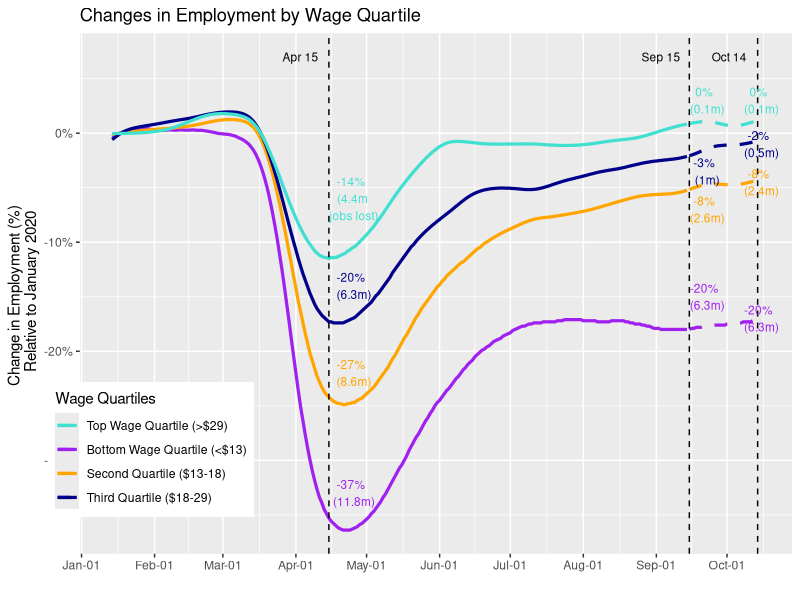

This figure's R source:
## ---- chunk 1
knitr::opts_chunk$set(echo = TRUE)
## ---- chunk 2
library(ggplot2)
library(dplyr)
library(scales)
## ---- chunk 3
emp_df <- read.csv("Employment - National - Daily.csv")

emp_df$date <- as.Date(with(emp_df, paste(year, month, day,sep="-")), "%Y-%m-%d")

emp_df <- emp_df %>%
  filter(date <= "2020-10-15")

ggplot() +
  geom_line(data=filter(emp_df, date < "2020-09-15"),
            aes(x=date, y=emp_combined_inclow, colour="emp_combined_inclow"),
            size=1.1) +
  geom_line(data=filter(emp_df, date >= "2020-09-15"),
            aes(x=date, y=emp_combined_inclow, colour="emp_combined_inclow"),
            linetype="dashed", size=1.1) +
  geom_line(data=filter(emp_df, date < "2020-09-15"),
            aes(x=date, y=emp_combined_incq2, colour="emp_combined_incq2"),
            size=1.1) +
  geom_line(data=filter(emp_df, date >= "2020-09-15"),
            aes(x=date, y=emp_combined_incq2, colour="emp_combined_incq2"),
            linetype="dashed", size=1.1) +
  geom_line(data=filter(emp_df, date < "2020-09-15"),
            aes(x=date, y=emp_combined_incq3, colour="emp_combined_incq3"),
            size=1.1) +
  geom_line(data=filter(emp_df, date >= "2020-09-15"),
            aes(x=date, y=emp_combined_incq3, colour="emp_combined_incq3"),
            linetype="dashed", size=1.1) +
  geom_line(data=filter(emp_df, date < "2020-09-15"),
            aes(x=date, y=emp_combined_inchigh, colour="emp_combined_inchigh"),
            size=1.1) +
  geom_line(data=filter(emp_df, date >= "2020-09-15"),
            aes(x=date, y=emp_combined_inchigh, colour="emp_combined_inchigh"),
            linetype="dashed", size=1.1) +
  geom_vline(xintercept = as.numeric(as.Date("2020-04-15")),
             linetype="dashed") +
  geom_vline(xintercept = as.numeric(as.Date("2020-09-15")),
             linetype="dashed") +
  geom_vline(xintercept = as.numeric(as.Date("2020-10-14")),
             linetype="dashed") +
  scale_x_date(date_labels = "%b-%d",
               date_breaks = "1 month") +
  scale_y_continuous(labels = percent) +
  xlab("") +
  ylab("Change in Employment (%) \n Relative to January 2020") +
  labs(title = "Changes in Employment by Wage Quartile") +
  scale_color_manual(name = "Wage Quartiles",
                     values = c("emp_combined_inclow" = "purple", 
                                "emp_combined_incq2" = "orange",
                                "emp_combined_incq3" = "darkblue",
                                "emp_combined_inchigh" = "turquoise"),
                     labels = c("Top Wage Quartile (>$29)",
                                "Bottom Wage Quartile (<$13)",
                                "Second Quartile ($13-18)",
                                "Third Quartile ($18-29)"
                                )) +
  theme(legend.position = c(0.1, 0.2)) +
  annotate("text", x=as.Date("2020-04-25"), y=-0.06,
           label= "-14% \n (4.4m \n jobs lost)",
           color="turquoise", 
           size=3) +
  annotate("text", x=as.Date("2020-04-25"), y=-0.14,
           label= "-20% \n (6.3m)",
           color="darkblue",
           size=3) +
  annotate("text", x=as.Date("2020-04-25"), y=-0.22,
           label= "-27% \n (8.6m)",
           color="orange",
           size=3) +
  annotate("text", x=as.Date("2020-04-25"), y=-0.33,
           label= "-37% \n (11.8m)",
           color="purple",
           size=3) +
  annotate("text", x=as.Date("2020-09-22"), y=0.03,
           label= "0% \n (0.1m)",
           color="turquoise",
           size=3) +
  annotate("text", x=as.Date("2020-09-22"), y=-0.035,
           label= "-3% \n (1m)",
           color="darkblue",
           size=3) +
  annotate("text", x=as.Date("2020-09-22"), y=-0.07,
           label= "-8% \n (2.6m)",
           color="orange",
           size=3) +
  annotate("text", x=as.Date("2020-09-22"), y=-0.15,
           label= "-20% \n (6.3m)",
           color="purple",
           size=3) +
  annotate("text", x=as.Date("2020-10-15"), y=0.03,
           label= "0% \n (0.1m)",
           color="turquoise",
           size=3) +
  annotate("text", x=as.Date("2020-10-15"), y=-0.01,
           label= "-2% \n (0.5m)",
           color="darkblue",
           size=3) +
  annotate("text", x=as.Date("2020-10-15"), y=-0.045,
           label= "-8% \n (2.4m)",
           color="orange",
           size=3) +
  annotate("text", x=as.Date("2020-10-15"), y=-0.17,
           label= "-20% \n (6.3m)",
           color="purple",
           size=3) +
  annotate("text", x=as.Date("2020-04-03"), y=0.07,
           label= "Apr 15",
           color="black",
           size=3) +
  annotate("text", x=as.Date("2020-09-03"), y=0.07,
           label= "Sep 15",
           color="black",
           size=3) +
  annotate("text", x=as.Date("2020-10-02"), y=0.07,
           label= "Oct 14",
           color="black",
           size=3)
